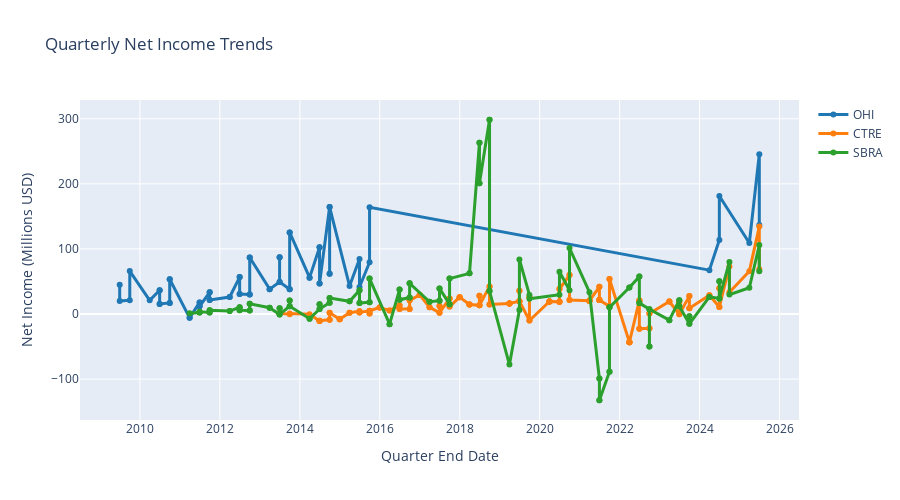

This figure's notebook cell:
### Markdown cell above
## 4. Profitability Analysis

Analyze net income, operating income, and profit margins.

### Code cell
# Compare net income trends
fig = go.Figure()

for reit in reits:
    ni_df = reit_data[reit]['netincomeloss']
    quarterly = ni_df[ni_df['fp'].str.startswith('Q')].copy()
    quarterly = quarterly.sort_values('end')
    
    fig.add_trace(go.Scatter(
        x=quarterly['end'],
        y=quarterly['val'] / 1e6,
        mode='lines+markers',
        name=reit.upper(),
        line=dict(width=3, color=colors[reit]),
        marker=dict(size=6)
    ))

fig.update_layout(
    title='Quarterly Net Income Trends',
    xaxis_title='Quarter End Date',
    yaxis_title='Net Income (Millions USD)',
    hovermode='x unified',
    height=500
)

fig.show()
